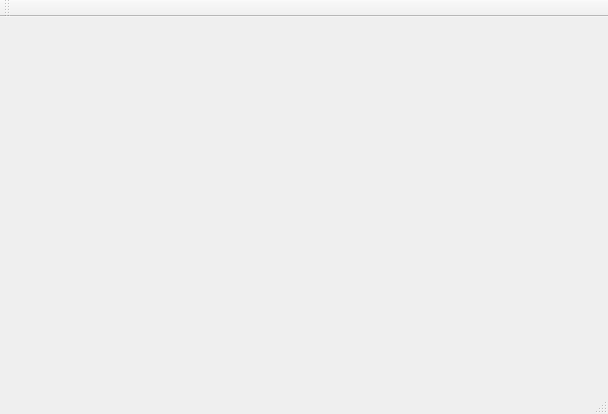
<?xml version="1.0" encoding="UTF-8"?>
<ui version="4.0">
 <class>MainWindow</class>
 <widget class="QMainWindow" name="MainWindow">
  <property name="geometry">
   <rect>
    <x>0</x>
    <y>0</y>
    <width>608</width>
    <height>414</height>
   </rect>
  </property>
  <property name="windowTitle">
   <string>MainWindow</string>
  </property>
  <widget class="QWidget" name="centralWidget"/>
  <widget class="QMenuBar" name="menuBar">
   <property name="geometry">
    <rect>
     <x>0</x>
     <y>0</y>
     <width>608</width>
     <height>25</height>
    </rect>
   </property>
  </widget>
  <widget class="QToolBar" name="mainToolBar">
   <attribute name="toolBarArea">
    <enum>TopToolBarArea</enum>
   </attribute>
   <attribute name="toolBarBreak">
    <bool>false</bool>
   </attribute>
  </widget>
  <widget class="QStatusBar" name="statusBar"/>
 </widget>
 <layoutdefault spacing="6" margin="11"/>
 <resources/>
 <connections/>
</ui>
